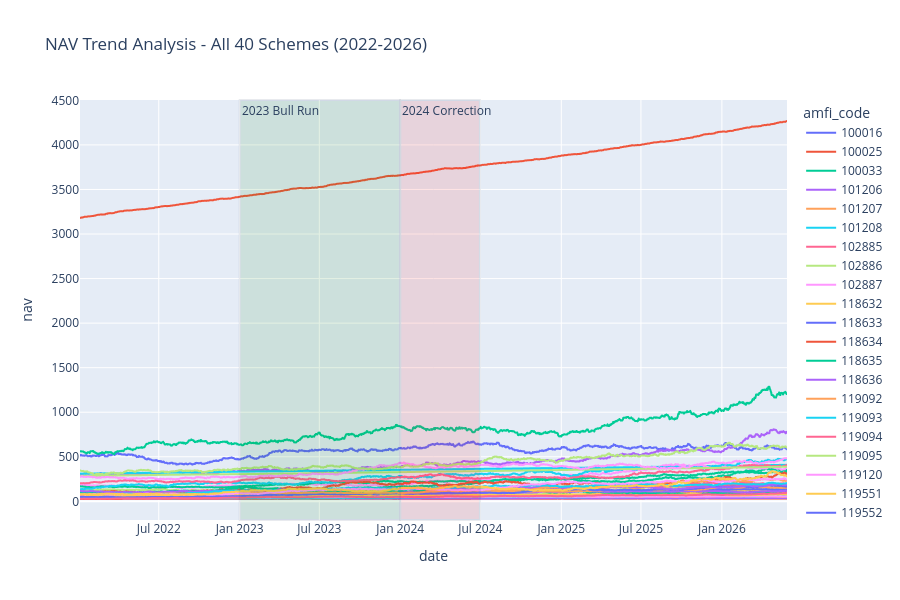

Write notebook code for a chart like this one.
### Code cell
# TASK 1 - NAV Trend Analysis (2022-2026)

nav_df['date'] = pd.to_datetime(nav_df['date'])

fig = px.line(nav_df, 
              x='date', 
              y='nav', 
              color='amfi_code',
              title='NAV Trend Analysis - All 40 Schemes (2022-2026)')

fig.add_vrect(x0="2023-01-01", x1="2023-12-31",
              fillcolor="green", opacity=0.1,
              annotation_text="2023 Bull Run",
              annotation_position="top left")

fig.add_vrect(x0="2024-01-01", x1="2024-06-30",
              fillcolor="red", opacity=0.1,
              annotation_text="2024 Correction",
              annotation_position="top left")

fig.update_layout(height=600, showlegend=True)
fig.show()

# Save as HTML instead of PNG
import os
os.makedirs("reports", exist_ok=True)
fig.write_html("reports/task1_nav_trend.html")
print("Task 1 Done! ")

### Figure 1 — Plotly figure (JSON) as saved in the notebook; plotly's stock layout.template omitted (floating-point values rounded to 4 significant figures; data arrays with more than 128 entries replaced by an {"elided": "..."} marker saying what was removed)
{"data": [{"hovertemplate": "amfi_code=100016<br>date=%{x}<br>nav=%{y}<extra></extra>", "legendgroup": "100016", "line": {"color": "#636efa", "dash": "solid"}, "marker": {"symbol": "circle"}, "mode": "lines", "name": "100016", "showlegend": true, "type": "scattergl", "x": {"elided": "1608 str values"}, "xaxis": "x", "y": {"elided": "1608 float values"}, "yaxis": "y"}, {"hovertemplate": "amfi_code=100025<br>date=%{x}<br>nav=%{y}<extra></extra>", "legendgroup": "100025", "line": {"color": "#EF553B", "dash": "solid"}, "marker": {"symbol": "circle"}, "mode": "lines", "name": "100025", "showlegend": true, "type": "scattergl", "x": {"elided": "1608 str values"}, "xaxis": "x", "y": {"elided": "1608 float values"}, "yaxis": "y"}, {"hovertemplate": "amfi_code=100033<br>date=%{x}<br>nav=%{y}<extra></extra>", "legendgroup": "100033", "line": {"color": "#00cc96", "dash": "solid"}, "marker": {"symbol": "circle"}, "mode": "lines", "name": "100033", "showlegend": true, "type": "scattergl", "x": {"elided": "1608 str values"}, "xaxis": "x", "y": {"elided": "1608 float values"}, "yaxis": "y"}, {"hovertemplate": "amfi_code=101206<br>date=%{x}<br>nav=%{y}<extra></extra>", "legendgroup": "101206", "line": {"color": "#ab63fa", "dash": "solid"}, "marker": {"symbol": "circle"}, "mode": "lines", "name": "101206", "showlegend": true, "type": "scattergl", "x": {"elided": "1608 str values"}, "xaxis": "x", "y": {"elided": "1608 float values"}, "yaxis": "y"}, {"hovertemplate": "amfi_code=101207<br>date=%{x}<br>nav=%{y}<extra></extra>", "legendgroup": "101207", "line": {"color": "#FFA15A", "dash": "solid"}, "marker": {"symbol": "circle"}, "mode": "lines", "name": "101207", "showlegend": true, "type": "scattergl", "x": {"elided": "1608 str values"}, "xaxis": "x", "y": {"elided": "1608 float values"}, "yaxis": "y"}, {"hovertemplate": "amfi_code=101208<br>date=%{x}<br>nav=%{y}<extra></extra>", "legendgroup": "101208", "line": {"color": "#19d3f3", "dash": "solid"}, "marker": {"symbol": "circle"}, "mode": "lines", "name": "101208", "showlegend": true, "type": "scattergl", "x": {"elided": "1608 str values"}, "xaxis": "x", "y": {"elided": "1608 float values"}, "yaxis": "y"}, {"hovertemplate": "amfi_code=102885<br>date=%{x}<br>nav=%{y}<extra></extra>", "legendgroup": "102885", "line": {"color": "#FF6692", "dash": "solid"}, "marker": {"symbol": "circle"}, "mode": "lines", "name": "102885", "showlegend": true, "type": "scattergl", "x": {"elided": "1608 str values"}, "xaxis": "x", "y": {"elided": "1608 float values"}, "yaxis": "y"}, {"hovertemplate": "amfi_code=102886<br>date=%{x}<br>nav=%{y}<extra></extra>", "legendgroup": "102886", "line": {"color": "#B6E880", "dash": "solid"}, "marker": {"symbol": "circle"}, "mode": "lines", "name": "102886", "showlegend": true, "type": "scattergl", "x": {"elided": "1608 str values"}, "xaxis": "x", "y": {"elided": "1608 float values"}, "yaxis": "y"}, {"hovertemplate": "amfi_code=102887<br>date=%{x}<br>nav=%{y}<extra></extra>", "legendgroup": "102887", "line": {"color": "#FF97FF", "dash": "solid"}, "marker": {"symbol": "circle"}, "mode": "lines", "name": "102887", "showlegend": true, "type": "scattergl", "x": {"elided": "1608 str values"}, "xaxis": "x", "y": {"elided": "1608 float values"}, "yaxis": "y"}, {"hovertemplate": "amfi_code=118632<br>date=%{x}<br>nav=%{y}<extra></extra>", "legendgroup": "118632", "line": {"color": "#FECB52", "dash": "solid"}, "marker": {"symbol": "circle"}, "mode": "lines", "name": "118632", "showlegend": true, "type": "scattergl", "x": {"elided": "1608 str values"}, "xaxis": "x", "y": {"elided": "1608 float values"}, "yaxis": "y"}, {"hovertemplate": "amfi_code=118633<br>date=%{x}<br>nav=%{y}<extra></extra>", "legendgroup": "118633", "line": {"color": "#636efa", "dash": "solid"}, "marker": {"symbol": "circle"}, "mode": "lines", "name": "118633", "showlegend": true, "type": "scattergl", "x": {"elided": "1608 str values"}, "xaxis": "x", "y": {"elided": "1608 float values"}, "yaxis": "y"}, {"hovertemplate": "amfi_code=118634<br>date=%{x}<br>nav=%{y}<extra></extra>", "legendgroup": "118634", "line": {"color": "#EF553B", "dash": "solid"}, "marker": {"symbol": "circle"}, "mode": "lines", "name": "118634", "showlegend": true, "type": "scattergl", "x": {"elided": "1608 str values"}, "xaxis": "x", "y": {"elided": "1608 float values"}, "yaxis": "y"}, {"hovertemplate": "amfi_code=118635<br>date=%{x}<br>nav=%{y}<extra></extra>", "legendgroup": "118635", "line": {"color": "#00cc96", "dash": "solid"}, "marker": {"symbol": "circle"}, "mode": "lines", "name": "118635", "showlegend": true, "type": "scattergl", "x": {"elided": "1608 str values"}, "xaxis": "x", "y": {"elided": "1608 float values"}, "yaxis": "y"}, {"hovertemplate": "amfi_code=118636<br>date=%{x}<br>nav=%{y}<extra></extra>", "legendgroup": "118636", "line": {"color": "#ab63fa", "dash": "solid"}, "marker": {"symbol": "circle"}, "mode": "lines", "name": "118636", "showlegend": true, "type": "scattergl", "x": {"elided": "1608 str values"}, "xaxis": "x", "y": {"elided": "1608 float values"}, "yaxis": "y"}, {"hovertemplate": "amfi_code=119092<br>date=%{x}<br>nav=%{y}<extra></extra>", "legendgroup": "119092", "line": {"color": "#FFA15A", "dash": "solid"}, "marker": {"symbol": "circle"}, "mode": "lines", "name": "119092", "showlegend": true, "type": "scattergl", "x": {"elided": "1608 str values"}, "xaxis": "x", "y": {"elided": "1608 float values"}, "yaxis": "y"}, {"hovertemplate": "amfi_code=119093<br>date=%{x}<br>nav=%{y}<extra></extra>", "legendgroup": "119093", "line": {"color": "#19d3f3", "dash": "solid"}, "marker": {"symbol": "circle"}, "mode": "lines", "name": "119093", "showlegend": true, "type": "scattergl", "x": {"elided": "1608 str values"}, "xaxis": "x", "y": {"elided": "1608 float values"}, "yaxis": "y"}, {"hovertemplate": "amfi_code=119094<br>date=%{x}<br>nav=%{y}<extra></extra>", "legendgroup": "119094", "line": {"color": "#FF6692", "dash": "solid"}, "marker": {"symbol": "circle"}, "mode": "lines", "name": "119094", "showlegend": true, "type": "scattergl", "x": {"elided": "1608 str values"}, "xaxis": "x", "y": {"elided": "1608 float values"}, "yaxis": "y"}, {"hovertemplate": "amfi_code=119095<br>date=%{x}<br>nav=%{y}<extra></extra>", "legendgroup": "119095", "line": {"color": "#B6E880", "dash": "solid"}, "marker": {"symbol": "circle"}, "mode": "lines", "name": "119095", "showlegend": true, "type": "scattergl", "x": {"elided": "1608 str values"}, "xaxis": "x", "y": {"elided": "1608 float values"}, "yaxis": "y"}, {"hovertemplate": "amfi_code=119120<br>date=%{x}<br>nav=%{y}<extra></extra>", "legendgroup": "119120", "line": {"color": "#FF97FF", "dash": "solid"}, "marker": {"symbol": "circle"}, "mode": "lines", "name": "119120", "showlegend": true, "type": "scattergl", "x": {"elided": "1608 str values"}, "xaxis": "x", "y": {"elided": "1608 float values"}, "yaxis": "y"}, {"hovertemplate": "amfi_code=119551<br>date=%{x}<br>nav=%{y}<extra></extra>", "legendgroup": "119551", "line": {"color": "#FECB52", "dash": "solid"}, "marker": {"symbol": "circle"}, "mode": "lines", "name": "119551", "showlegend": true, "type": "scattergl", "x": {"elided": "1608 str values"}, "xaxis": "x", "y": {"elided": "1608 float values"}, "yaxis": "y"}, {"hovertemplate": "amfi_code=119552<br>date=%{x}<br>nav=%{y}<extra></extra>", "legendgroup": "119552", "line": {"color": "#636efa", "dash": "solid"}, "marker": {"symbol": "circle"}, "mode": "lines", "name": "119552", "showlegend": true, "type": "scattergl", "x": {"elided": "1608 str values"}, "xaxis": "x", "y": {"elided": "1608 float values"}, "yaxis": "y"}, {"hovertemplate": "amfi_code=119598<br>date=%{x}<br>nav=%{y}<extra></extra>", "legendgroup": "119598", "line": {"color": "#EF553B", "dash": "solid"}, "marker": {"symbol": "circle"}, "mode": "lines", "name": "119598", "showlegend": true, "type": "scattergl", "x": {"elided": "1608 str values"}, "xaxis": "x", "y": {"elided": "1608 float values"}, "yaxis": "y"}, {"hovertemplate": "amfi_code=119599<br>date=%{x}<br>nav=%{y}<extra></extra>", "legendgroup": "119599", "line": {"color": "#00cc96", "dash": "solid"}, "marker": {"symbol": "circle"}, "mode": "lines", "name": "119599", "showlegend": true, "type": "scattergl", "x": {"elided": "1608 str values"}, "xaxis": "x", "y": {"elided": "1608 float values"}, "yaxis": "y"}, {"hovertemplate": "amfi_code=120503<br>date=%{x}<br>nav=%{y}<extra></extra>", "legendgroup": "120503", "line": {"color": "#ab63fa", "dash": "solid"}, "marker": {"symbol": "circle"}, "mode": "lines", "name": "120503", "showlegend": true, "type": "scattergl", "x": {"elided": "1608 str values"}, "xaxis": "x", "y": {"elided": "1608 float values"}, "yaxis": "y"}, {"hovertemplate": "amfi_code=120504<br>date=%{x}<br>nav=%{y}<extra></extra>", "legendgroup": "120504", "line": {"color": "#FFA15A", "dash": "solid"}, "marker": {"symbol": "circle"}, "mode": "lines", "name": "120504", "showlegend": true, "type": "scattergl", "x": {"elided": "1608 str values"}, "xaxis": "x", "y": {"elided": "1608 float values"}, "yaxis": "y"}, {"hovertemplate": "amfi_code=120505<br>date=%{x}<br>nav=%{y}<extra></extra>", "legendgroup": "120505", "line": {"color": "#19d3f3", "dash": "solid"}, "marker": {"symbol": "circle"}, "mode": "lines", "name": "120505", "showlegend": true, "type": "scattergl", "x": {"elided": "1608 str values"}, "xaxis": "x", "y": {"elided": "1608 float values"}, "yaxis": "y"}, {"hovertemplate": "amfi_code=120506<br>date=%{x}<br>nav=%{y}<extra></extra>", "legendgroup": "120506", "line": {"color": "#FF6692", "dash": "solid"}, "marker": {"symbol": "circle"}, "mode": "lines", "name": "120506", "showlegend": true, "type": "scattergl", "x": {"elided": "1608 str values"}, "xaxis": "x", "y": {"elided": "1608 float values"}, "yaxis": "y"}, {"hovertemplate": "amfi_code=120507<br>date=%{x}<br>nav=%{y}<extra></extra>", "legendgroup": "120507", "line": {"color": "#B6E880", "dash": "solid"}, "marker": {"symbol": "circle"}, "mode": "lines", "name": "120507", "showlegend": true, "type": "scattergl", "x": {"elided": "1608 str values"}, "xaxis": "x", "y": {"elided": "1608 float values"}, "yaxis": "y"}, {"hovertemplate": "amfi_code=120841<br>date=%{x}<br>nav=%{y}<extra></extra>", "legendgroup": "120841", "line": {"color": "#FF97FF", "dash": "solid"}, "marker": {"symbol": "circle"}, "mode": "lines", "name": "120841", "showlegend": true, "type": "scattergl", "x": {"elided": "1608 str values"}, "xaxis": "x", "y": {"elided": "1608 float values"}, "yaxis": "y"}, {"hovertemplate": "amfi_code=120842<br>date=%{x}<br>nav=%{y}<extra></extra>", "legendgroup": "120842", "line": {"color": "#FECB52", "dash": "solid"}, "marker": {"symbol": "circle"}, "mode": "lines", "name": "120842", "showlegend": true, "type": "scattergl", "x": {"elided": "1608 str values"}, "xaxis": "x", "y": {"elided": "1608 float values"}, "yaxis": "y"}, {"hovertemplate": "amfi_code=120843<br>date=%{x}<br>nav=%{y}<extra></extra>", "legendgroup": "120843", "line": {"color": "#636efa", "dash": "solid"}, "marker": {"symbol": "circle"}, "mode": "lines", "name": "120843", "showlegend": true, "type": "scattergl", "x": {"elided": "1608 str values"}, "xaxis": "x", "y": {"elided": "1608 float values"}, "yaxis": "y"}, {"hovertemplate": "amfi_code=120844<br>date=%{x}<br>nav=%{y}<extra></extra>", "legendgroup": "120844", "line": {"color": "#EF553B", "dash": "solid"}, "marker": {"symbol": "circle"}, "mode": "lines", "name": "120844", "showlegend": true, "type": "scattergl", "x": {"elided": "1608 str values"}, "xaxis": "x", "y": {"elided": "1608 float values"}, "yaxis": "y"}, {"hovertemplate": "amfi_code=125497<br>date=%{x}<br>nav=%{y}<extra></extra>", "legendgroup": "125497", "line": {"color": "#00cc96", "dash": "solid"}, "marker": {"symbol": "circle"}, "mode": "lines", "name": "125497", "showlegend": true, "type": "scattergl", "x": {"elided": "1608 str values"}, "xaxis": "x", "y": {"elided": "1608 float values"}, "yaxis": "y"}, {"hovertemplate": "amfi_code=125498<br>date=%{x}<br>nav=%{y}<extra></extra>", "legendgroup": "125498", "line": {"color": "#ab63fa", "dash": "solid"}, "marker": {"symbol": "circle"}, "mode": "lines", "name": "125498", "showlegend": true, "type": "scattergl", "x": {"elided": "1608 str values"}, "xaxis": "x", "y": {"elided": "1608 float values"}, "yaxis": "y"}, {"hovertemplate": "amfi_code=148567<br>date=%{x}<br>nav=%{y}<extra></extra>", "legendgroup": "148567", "line": {"color": "#FFA15A", "dash": "solid"}, "marker": {"symbol": "circle"}, "mode": "lines", "name": "148567", "showlegend": true, "type": "scattergl", "x": {"elided": "1608 str values"}, "xaxis": "x", "y": {"elided": "1608 float values"}, "yaxis": "y"}, {"hovertemplate": "amfi_code=148568<br>date=%{x}<br>nav=%{y}<extra></extra>", "legendgroup": "148568", "line": {"color": "#19d3f3", "dash": "solid"}, "marker": {"symbol": "circle"}, "mode": "lines", "name": "148568", "showlegend": true, "type": "scattergl", "x": {"elided": "1608 str values"}, "xaxis": "x", "y": {"elided": "1608 float values"}, "yaxis": "y"}, {"hovertemplate": "amfi_code=148569<br>date=%{x}<br>nav=%{y}<extra></extra>", "legendgroup": "148569", "line": {"color": "#FF6692", "dash": "solid"}, "marker": {"symbol": "circle"}, "mode": "lines", "name": "148569", "showlegend": true, "type": "scattergl", "x": {"elided": "1608 str values"}, "xaxis": "x", "y": {"elided": "1608 float values"}, "yaxis": "y"}, {"hovertemplate": "amfi_code=149322<br>date=%{x}<br>nav=%{y}<extra></extra>", "legendgroup": "149322", "line": {"color": "#B6E880", "dash": "solid"}, "marker": {"symbol": "circle"}, "mode": "lines", "name": "149322", "showlegend": true, "type": "scattergl", "x": {"elided": "1608 str values"}, "xaxis": "x", "y": {"elided": "1608 float values"}, "yaxis": "y"}, {"hovertemplate": "amfi_code=149323<br>date=%{x}<br>nav=%{y}<extra></extra>", "legendgroup": "149323", "line": {"color": "#FF97FF", "dash": "solid"}, "marker": {"symbol": "circle"}, "mode": "lines", "name": "149323", "showlegend": true, "type": "scattergl", "x": {"elided": "1608 str values"}, "xaxis": "x", "y": {"elided": "1608 float values"}, "yaxis": "y"}, {"hovertemplate": "amfi_code=149324<br>date=%{x}<br>nav=%{y}<extra></extra>", "legendgroup": "149324", "line": {"color": "#FECB52", "dash": "solid"}, "marker": {"symbol": "circle"}, "mode": "lines", "name": "149324", "showlegend": true, "type": "scattergl", "x": {"elided": "1608 str values"}, "xaxis": "x", "y": {"elided": "1608 float values"}, "yaxis": "y"}], "layout": {"annotations": [{"showarrow": false, "text": "2023 Bull Run", "x": "2023-01-01", "xanchor": "left", "xref": "x", "y": 1, "yanchor": "top", "yref": "y domain"}, {"showarrow": false, "text": "2024 Correction", "x": "2024-01-01", "xanchor": "left", "xref": "x", "y": 1, "yanchor": "top", "yref": "y domain"}], "height": 600, "legend": {"title": {"text": "amfi_code"}, "tracegroupgap": 0}, "shapes": [{"fillcolor": "green", "opacity": 0.1, "type": "rect", "x0": "2023-01-01", "x1": "2023-12-31", "xref": "x", "y0": 0, "y1": 1, "yref": "y domain"}, {"fillcolor": "red", "opacity": 0.1, "type": "rect", "x0": "2024-01-01", "x1": "2024-06-30", "xref": "x", "y0": 0, "y1": 1, "yref": "y domain"}], "showlegend": true, "title": {"text": "NAV Trend Analysis - All 40 Schemes (2022-2026)"}, "xaxis": {"anchor": "y", "domain": [0, 1], "title": {"text": "date"}}, "yaxis": {"anchor": "x", "domain": [0, 1], "title": {"text": "nav"}}}}
